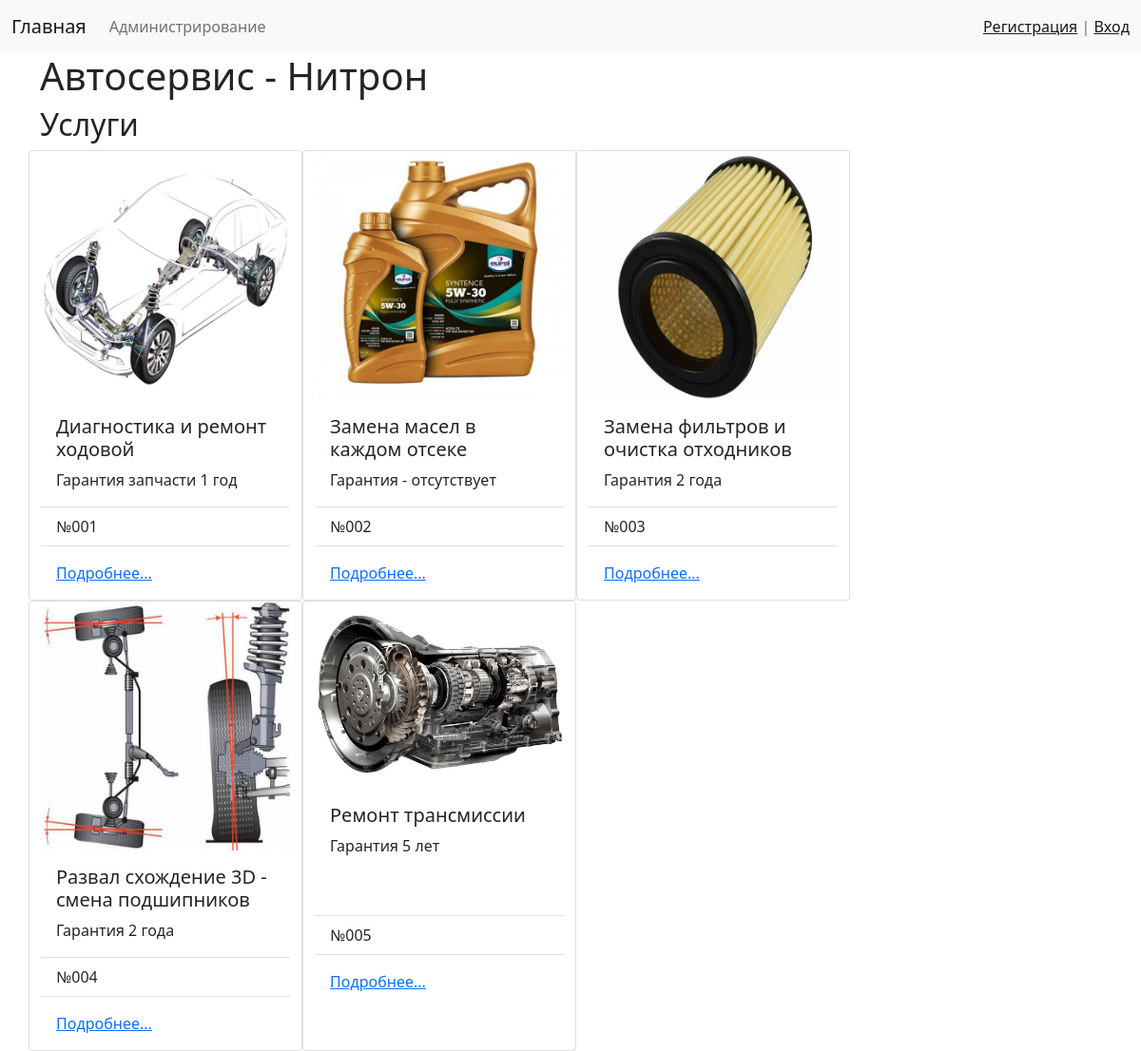
The page / on the database its author committed.
### metrology/models.py (models this page shows, shortened)
class Metrology(models.Model):
    organisation = models.CharField(max_length=150, verbose_name="Наименование")
    name_SI = models.TextField(verbose_name="Наименование типа СИ")
    registration_number = models.TextField(blank=True, verbose_name="Регистрационный номер")
    data_Power = models.DateTimeField(auto_now_add=True, verbose_name="Дата поверки")
    photo = models.ImageField(upload_to='photos/%Y/%m/%d/', blank=True)
    class Meta:
        verbose_name = "Услуги"
        verbose_name_plural = "Услуги"
        ordering = ['-data_Power']

### metrology/views.py (the view)
# urls.py: path('', index, name='home'),
def index(request):
    metrology = Metrology.objects.all()
    template_index = 'metrology/index.html'
    context = {
        'metrology': metrology,
        'title': 'Автосервис - Нитрон',
        'text': 'Услуги',
    }
    return render(request, template_index, context)

### templates/metrology/index.html (shortened to what this page needs)
<!doctype html>
<html lang="en">
  <head>
    <link href="https://cdn.jsdelivr.net/npm/bootstrap@5.0.2/dist/css/bootstrap.min.css" rel="stylesheet">
  </head>
  <body>
<nav class="navbar navbar-expand-lg navbar-light bg-light">
  <div class="container-fluid">
    <a class="navbar-brand" href="/">Главная</a>
    <div class="collapse navbar-collapse" id="navbarSupportedContent">
      <ul class="navbar-nav me-auto mb-2 mb-lg-0">
        <li class="nav-item"><a class="nav-link" href="/admin">Администрирование</a></li>
      </ul>
    </div>
      <span class="navbar-text">
                    {% if request.user.is_authenticated %}
                        Вы вошли как: {{ user.username }} | <a href="{% url 'logout' %}">Выйти</a>
                    {% else %}
                        <a href="{% url 'register' %}">Регистрация</a> | <a href="{% url 'login' %}">Вход</a>
                    {% endif %}
      </span>
  </div>
</nav>
<div class="container">
    <h1>{{ title }}</h1>
    <h2>{{ text }}</h2>
    {% block sidebar %}
    {% include 'inc/_sidebar.html' %}
    {% endblock %}
</div>
  </body>
</html>

### templates/inc/_sidebar.html
    <div class="row">
        {% for item in metrology %}
            <div class="card" style="width: 18rem;">
           {% if item.photo %}
               <img src="{{ item.photo.url }}"  class="card-img-top" alt="Пример услуг">
           {% else %}
               <img src="https://picsum.photos/seed/picsum/200/150" alt="">
           {% endif %}
          <div class="card-body">
            <h5 class="card-title">{{ item.organisation }}</h5>
            <p class="card-text">{{ item.name_SI }}</p>
          </div>
          <ul class="list-group list-group-flush">
            <li class="list-group-item">{{ item.registration_number }}</li>
          </ul>
          <div class="card-body">
            <a href="add-cont/" class="card-link">Подробнее...</a>
          </div>
        </div>
        {% endfor %}
    </div>

### templates/metrology/index.html (style rules this page uses)
body { background-image: url(https://abc-paper.ru/wp-content/uploads/2022/05/HQAAAgJjNuA-1920.jpg); background-repeat: no-repeat; background-position: center center; backdrop-filter: blur(2px); background-attachment: fixed; -webkit-background-size: cover; -moz-background-size: cover; -o-background-size: cover; background-size: cover; }

### rows shown on the page
Metrology: photo (picture), organisation "Диагностика и ремонт ходовой", name_SI "Гарантия запчасти 1 год", registration_number "№001"
Metrology: photo (picture), organisation "Замена масел в каждом отсеке", name_SI "Гарантия - отсутствует", registration_number "№002"
Metrology: photo (picture), organisation "Замена фильтров и очистка отходников", name_SI "Гарантия 2 года", registration_number "№003"
Metrology: photo (picture), organisation "Развал схождение 3D - смена подшипников", name_SI "Гарантия 2 года", registration_number "№004"
Metrology: photo (picture), organisation "Ремонт трансмиссии", name_SI "Гарантия 5 лет", registration_number "№005"

### other values the page prints
{{ title }} "Автосервис - Нитрон"
{{ text }} "Услуги"
